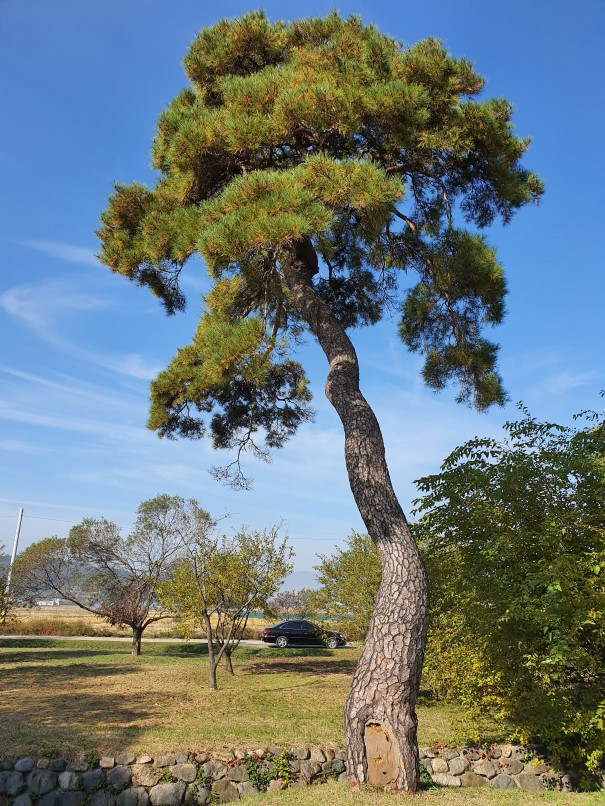
#> input picture 7_1_Binary_Image.jpg, 605 x 806 px
$ python BinaryImage.py
#> lines starting #> are read from the running program, lines starting #| are printed output that depends on the picture; after the words box and inside, x2 and y2 are one past the last pixel; in counts of white or black regions, pixels touching at a corner belong together
import cv2

fname = "7_1_Binary_Image.jpg"

img = cv2.imread(fname, cv2.IMREAD_COLOR)
#> img is the input picture: shape (806, 605, 3); mean B, G, R 123.6, 121.2, 107.2
gray = cv2.cvtColor(img, cv2.COLOR_BGR2GRAY)
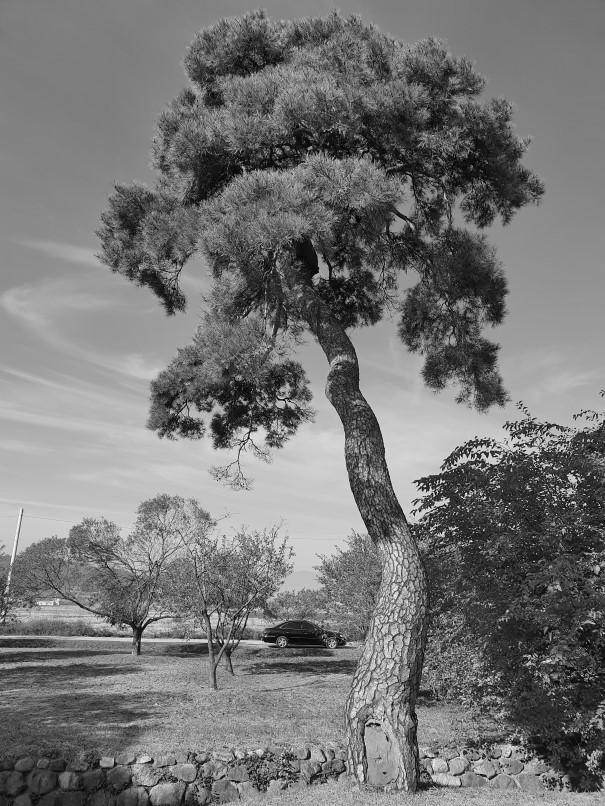
#> gray: shape (806, 605); min 0, max 253, mean 117.2
ret, dst = cv2.threshold(gray, 150, 255, cv2.THRESH_BINARY)
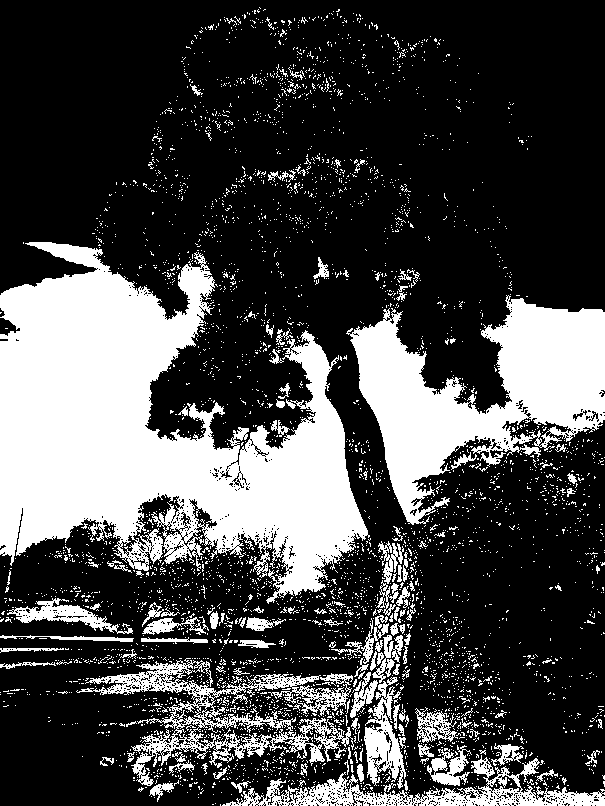
#> dst: shape (806, 605); 27.9% white; 4207 white regions (4062 under 20 px), largest, box (x1, y1, x2, y2) and area: (0, 242, 370, 604) 70273, (346, 295, 605, 525) 26630, (76, 658, 354, 786) 8531
ret, dst1 = cv2.threshold(gray, 255, 255, cv2.THRESH_OTSU)
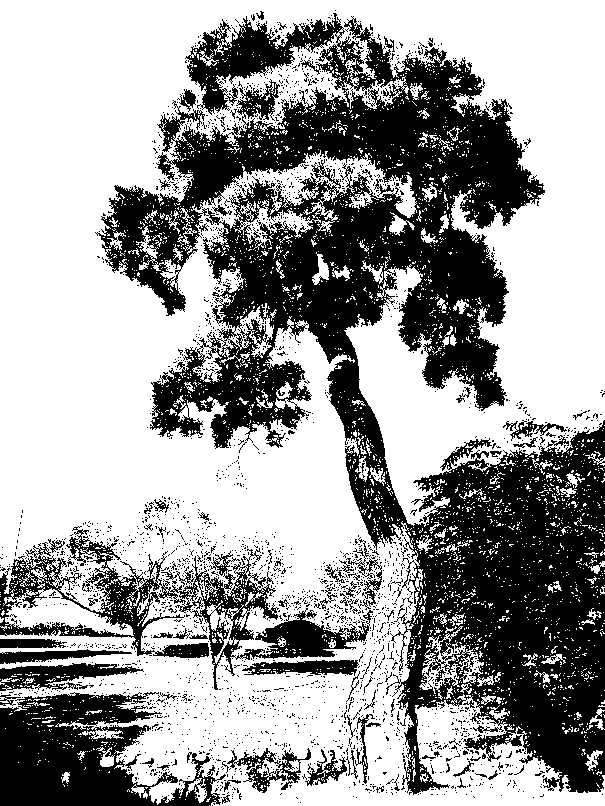
#> dst1: shape (806, 605); 61.9% white; 2593 black regions (2507 under 20 px), largest, box (x1, y1, x2, y2) and area: (95, 13, 605, 795) 140631, (0, 692, 226, 806) 14821, (0, 526, 373, 690) 13265
#> ret = 106

cv2.imshow("JetsonNano_Original", img)
cv2.imshow("JetsonNano_Binary", dst)
cv2.imshow("JetsonNano_Otsu", dst1)
cv2.waitKey(0)
cv2.destroyAllWindows()
